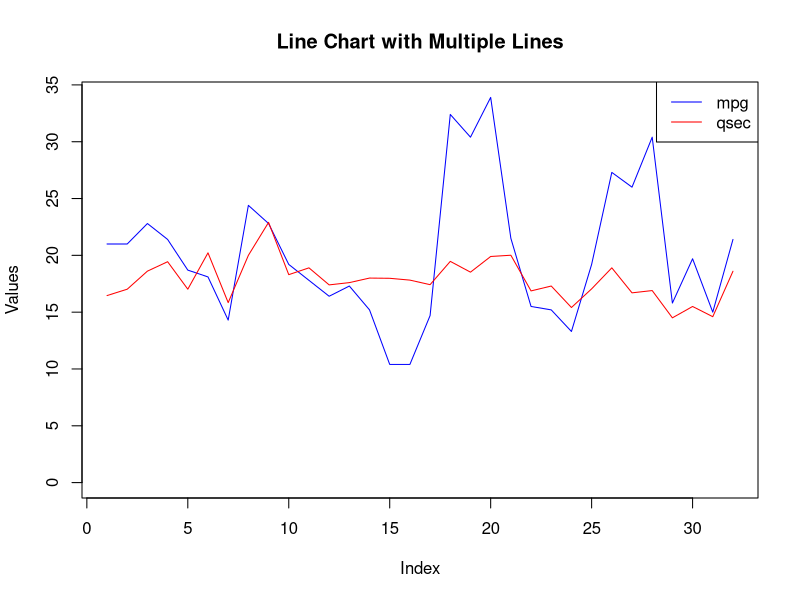

R code for this plot:
data(mtcars)
plot(mtcars$mpg, type = "l", col = "blue", ylim = c(0, max(mtcars$mpg, mtcars$qsec)), ylab = "Values",
     xlab = "Index", main = "Line Chart with Multiple Lines")
lines(mtcars$qsec, col = "red")
legend("topright", legend = c("mpg", "qsec"), col = c("blue", "red"), lty=1)
